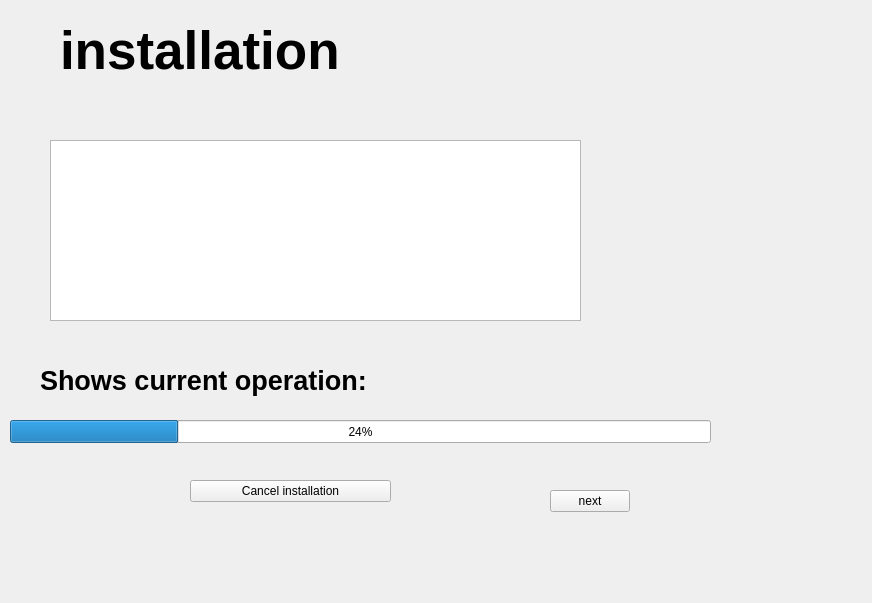
<?xml version="1.0" encoding="UTF-8"?>
<ui version="4.0">
 <class>Install</class>
 <widget class="QWidget" name="Install">
  <property name="geometry">
   <rect>
    <x>0</x>
    <y>0</y>
    <width>872</width>
    <height>603</height>
   </rect>
  </property>
  <property name="windowTitle">
   <string>Form</string>
  </property>
  <widget class="QLabel" name="label">
   <property name="geometry">
    <rect>
     <x>60</x>
     <y>20</y>
     <width>501</width>
     <height>61</height>
    </rect>
   </property>
   <property name="font">
    <font>
     <pointsize>40</pointsize>
     <bold>true</bold>
    </font>
   </property>
   <property name="styleSheet">
    <string notr="true">color:&quot;blue&quot;;</string>
   </property>
   <property name="text">
    <string>installation</string>
   </property>
  </widget>
  <widget class="QPushButton" name="install_btn">
   <property name="geometry">
    <rect>
     <x>550</x>
     <y>490</y>
     <width>80</width>
     <height>22</height>
    </rect>
   </property>
   <property name="text">
    <string>next</string>
   </property>
  </widget>
  <widget class="QPlainTextEdit" name="outputConsole">
   <property name="geometry">
    <rect>
     <x>50</x>
     <y>140</y>
     <width>531</width>
     <height>181</height>
    </rect>
   </property>
   <property name="font">
    <font>
     <family>SpaceMono Nerd Font</family>
     <bold>true</bold>
    </font>
   </property>
   <property name="readOnly">
    <bool>true</bool>
   </property>
  </widget>
  <widget class="QProgressBar" name="progressBar">
   <property name="geometry">
    <rect>
     <x>10</x>
     <y>420</y>
     <width>701</width>
     <height>23</height>
    </rect>
   </property>
   <property name="value">
    <number>24</number>
   </property>
  </widget>
  <widget class="QLabel" name="statusLabel">
   <property name="geometry">
    <rect>
     <x>40</x>
     <y>365</y>
     <width>391</width>
     <height>31</height>
    </rect>
   </property>
   <property name="font">
    <font>
     <pointsize>20</pointsize>
     <bold>true</bold>
    </font>
   </property>
   <property name="text">
    <string>Shows current operation:</string>
   </property>
  </widget>
  <widget class="QPushButton" name="pushButton">
   <property name="geometry">
    <rect>
     <x>190</x>
     <y>480</y>
     <width>201</width>
     <height>22</height>
    </rect>
   </property>
   <property name="text">
    <string>Cancel installation</string>
   </property>
  </widget>
 </widget>
 <resources/>
 <connections/>
</ui>
